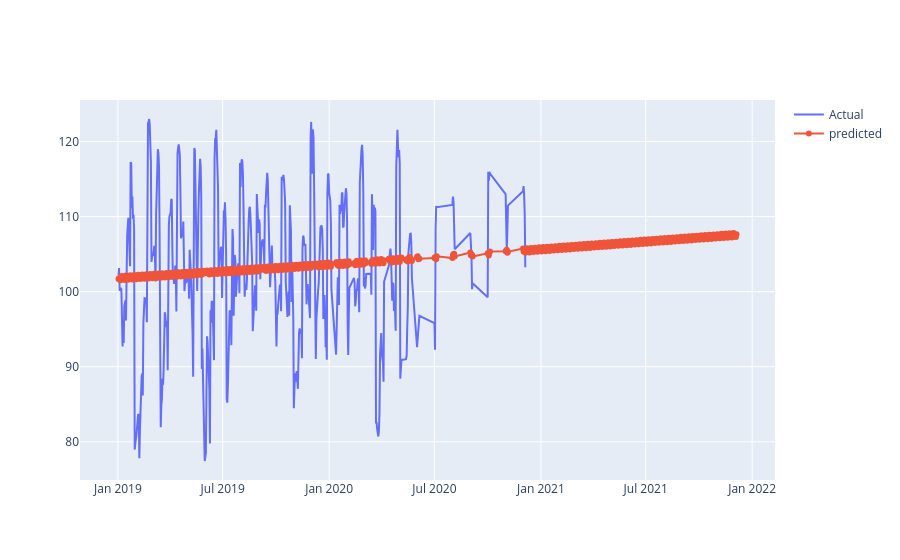

Notebook code for this chart:
### Code cell
# plot the actual vs predicted values
fig = go.Figure([go.Scatter(x=df['ds'], y=df['y'],mode='lines',
                    name='Actual')])


fig.add_trace(go.Scatter(x=prediction['ds'], y=prediction['yhat'],
                   mode='lines+markers',
                    name='predicted'))

fig.show()

### Figure 1 — Plotly figure (JSON) as saved in the notebook; plotly's stock layout.template omitted (floating-point values rounded to 4 significant figures; data arrays with more than 128 entries replaced by an {"elided": "..."} marker saying what was removed)
{"data": [{"mode": "lines", "name": "Actual", "type": "scatter", "x": {"elided": "498 str values"}, "y": {"elided": "498 float values"}}, {"mode": "lines+markers", "name": "predicted", "type": "scatter", "x": {"elided": "863 str values"}, "y": {"elided": "863 float values"}}], "layout": {}}
